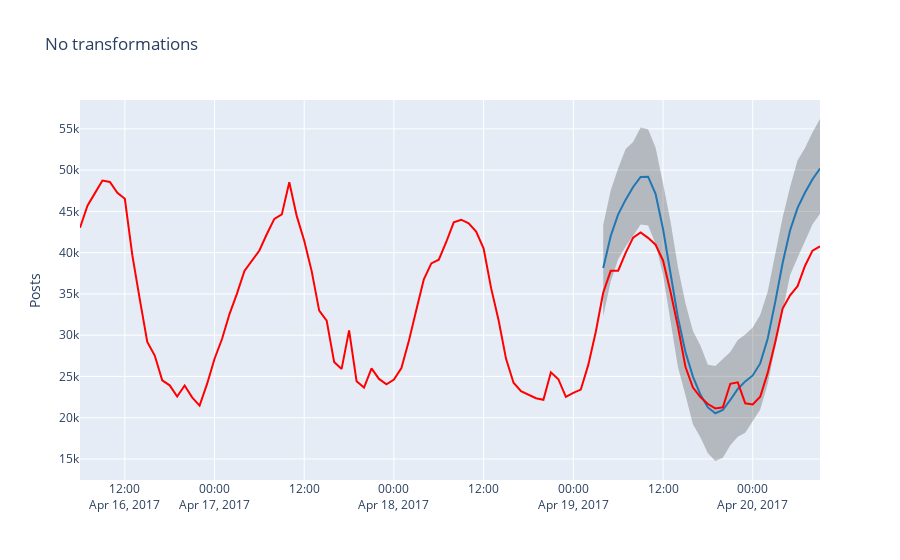
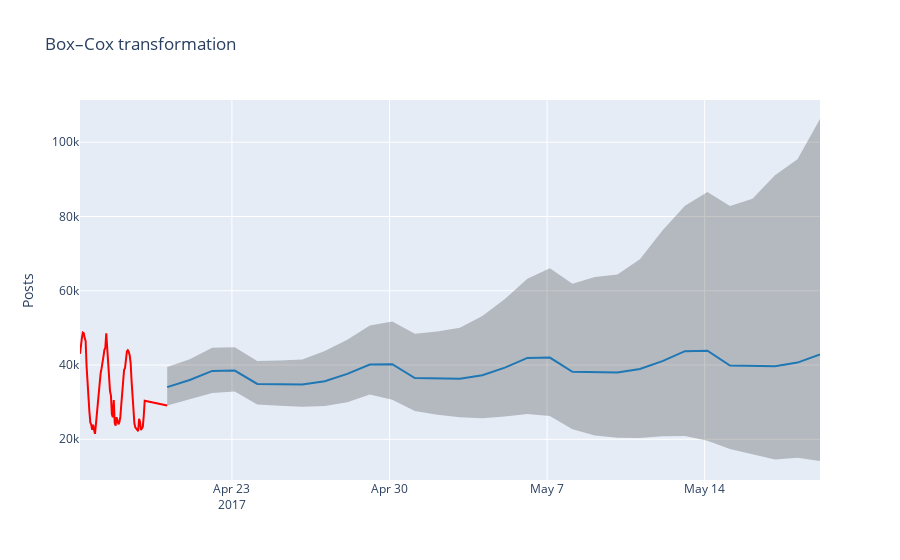

The cell these charts' notebook holds for them, in order:
### Code cell
def show_forecast(cmp_df, num_predictions, num_values, title):
    """Visualize the forecast."""
    
    def create_go(name, column, num, **kwargs):
        points = cmp_df.tail(num)
        args = dict(name=name, x=points.index, y=points[column], mode='lines')
        args.update(kwargs)
        return go.Scatter(**args)
    
    lower_bound = create_go('Lower Bound', 'yhat_lower', num_predictions,
                            line=dict(width=0),
                            marker=dict(color="magenta"))
    upper_bound = create_go('Upper Bound', 'yhat_upper', num_predictions,
                            line=dict(width=0),
                            marker=dict(color="magenta"),
                            fillcolor='rgba(68, 68, 68, 0.3)', 
                            fill='tonexty')
    forecast = create_go('Forecast', 'yhat', num_predictions,
                         line=dict(color='rgb(31, 119, 180)'))
    actual = create_go('Actual', 'y', num_values,
                       marker=dict(color="red"))
    
    # In this case the order of the series is important because of the filling
    data = [lower_bound, upper_bound, forecast, actual]

    layout = go.Layout(yaxis=dict(title='Posts'), title=title, showlegend = False)
    fig = go.Figure(data=data, layout=layout)
    iplot(fig, show_link=False)



show_forecast(cmp_df, predictions, 100, 'No transformations')
show_forecast(cmp_df2, predictions, 100, 'Box–Cox transformation')
